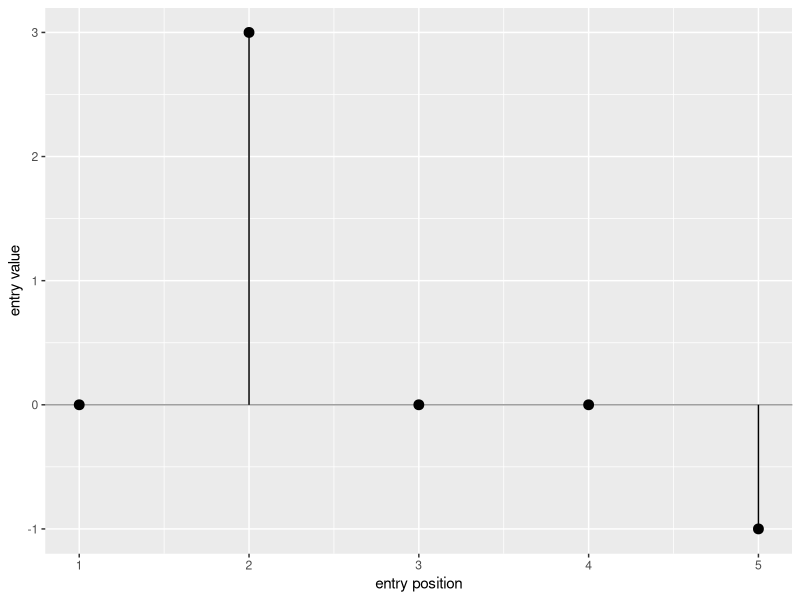

The R script that drew this image:
## ---- chunk 1
#| label: sparse-vector-plot
#| code-fold: true
#| fig-alt: >-
#|   Stem plot of the five entries of the vector (0, 3, 0, 0, -1) against
#|   their positions 1 to 5. Only position 2, with a stem up to 3, and
#|   position 5, with a stem down to -1, leave the horizontal zero line; the
#|   other three entries sit on it.
#| fig-height: 3
#| fig-width: 5
entries <- tibble::tibble(position = 1:5, value = c(0, 3, 0, 0, -1))

entries |>
  ggplot2::ggplot() +
  ggplot2::aes(x = position, y = value) +
  ggplot2::geom_hline(yintercept = 0, colour = "grey60") +
  ggplot2::geom_segment(mapping = ggplot2::aes(xend = position, yend = 0)) +
  ggplot2::geom_point(size = 3) +
  ggplot2::labs(x = "entry position", y = "entry value")
